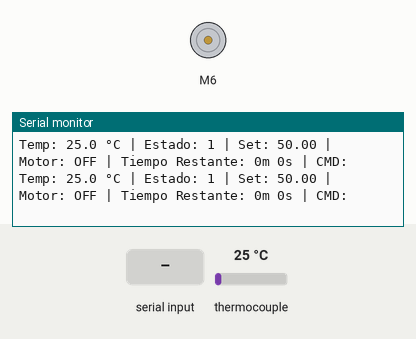
Recording of a sketch running on a simulated Arduino Uno, built with avr-gcc and run on an emulated ATmega328P. Parts: DC motor (green arrow = forward, orange = backward, longer = faster), the last lines printed to the serial monitor. Inputs (shaded band) come from the test bench; at power-on: thermocouple 25 °C.

Above: at 1.2 s.
1.3 s: thermocouple set to 6 °C
At 1.53 s:
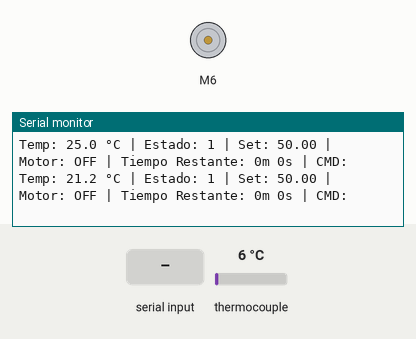
4.3 s: "RESET\n" received over Serial
At 4.68 s:
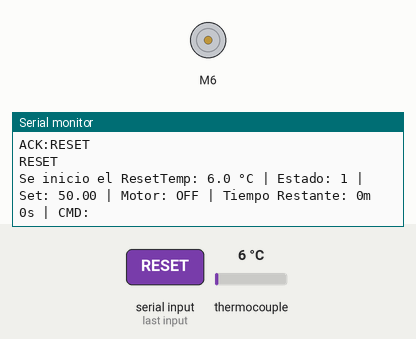
5.9 s: "0\n" received over Serial
7.5 s: thermocouple set to 75 °C
At 7.6 s:
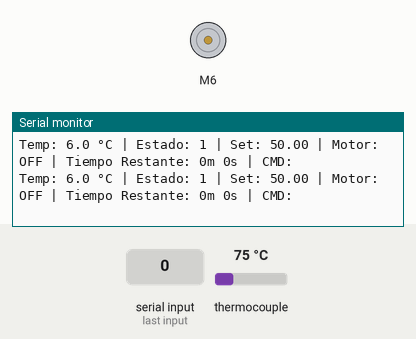
9.8 s: "OCHO_MIN\n" received over Serial
Timing chart, 0 to 12.4 s (numbered marks = the images above; inputs shaded):
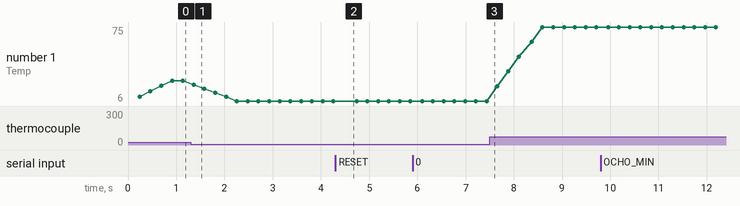

The sketch:

PID_RESET_WIP.ino
```cpp
//MISMO CÓDIGO, AGREGAMOS UN RESET PARA LA MÁQUINA DE ESTADOS, EL CUAL VIENE
//DESDE PYTHON
#include <PID_v1_bc.h>
#include <max6675.h>
#include "BTS7960.h"

// ---------------------- TERMOPAR + PID ----------------------
const int thermoDO  = 12;
const int thermoCS  = 10;
const int thermoCLK = 13;
const int ssrPin    = 9;

MAX6675 thermocouple(thermoCLK, thermoCS, thermoDO);

// PID
double setpoint = 50.0;
double input = 0.0;
double output = 0.0;

double kp = 4.0, ki = 0.5, kd = 0.2;
PID myPID(&input, &output, &setpoint, kp, ki, kd, DIRECT);

// ---------------------- FILTRO MOVIL ----------------------
const int numReadings = 5;
double readings[numReadings];
int readIndex = 0;
double total = 0.0;

// ---------------------- PWM SSR ----------------------
const unsigned long windowSize = 1000;
unsigned long windowStartTime;

// ---------------------- MOTOR ----------------------
const uint8_t EN    = 8;
const uint8_t L_PWM = 6;
const uint8_t R_PWM = 5;

BTS7960 motorController(EN, L_PWM, R_PWM);

unsigned long motorRunTime = 0; //tIEMPO TOTAL
unsigned long motorStartMillis = 0; //tIEMPO DE INICIO
unsigned long tiempoRestante = 0;   //TIEMPO CALCULADO
bool motorRunning = false;

String bufferSerial = "";
String cmd = "";
// ---------------------- ESTADOS ----------------------
enum Estado {
  RESET,
  PRECALENTAMIENTO,
  ENFRIANDO,
  ESPERANDO_CONFIRMACION,
  TUESTANDO,
  ERROR_TERMOPAR
};

Estado estadoActual = RESET;

// -----------------------------------------------------
//                    SETUP
// -----------------------------------------------------
void setup() {
  Serial.begin(9600);
  pinMode(ssrPin, OUTPUT);

  // Inicializar filtro
  for (int i = 0; i < numReadings; i++) {
    readings[i] = 0.0;
  }
  total = 0.0;

  myPID.SetOutputLimits(0, windowSize);
  myPID.SetMode(AUTOMATIC);
  myPID.Initialize();

  windowStartTime = millis();
  motorController.Enable();
}

// -----------------------------------------------------
//        LECTURA DEL TERMOPAR CON FILTRO
// -----------------------------------------------------
bool leerTermopar(double &temperatura) {
  double rawTemp = thermocouple.readCelsius();

  if (isnan(rawTemp) || rawTemp > 250 || rawTemp < -10) {
    return false;
  }

  total -= readings[readIndex];
  readings[readIndex] = rawTemp;
  total += rawTemp;

  readIndex = (readIndex + 1) % numReadings;
  temperatura = total / numReadings;

  return true;
}
  // ----------- LECTURA SERIAL  -----------

void leerSerial() {
  while (Serial.available() > 0 ){
    char c = Serial.read();

    //Serial.print("RX CHAR: [");
    //Serial.print(c);
    //Serial.println("]");

    if (c == '\n' || c == '\r'){
      //Serial.print("RX CHAR: [");
      //Serial.print(c);
      //Serial.println("]");
      bufferSerial.trim();
      procesarComando(bufferSerial);
      bufferSerial = "";
    } else {
      bufferSerial += c;
      }
  }
}

void procesarComando(String cmd){
  cmd.trim();
  cmd.toUpperCase();

  if (cmd == "RESET"){
    estadoActual = RESET;
    Serial.println("ACK:RESET");
  }
// TIEMPOS DEL MOTOR//
  if (estadoActual == PRECALENTAMIENTO ||
      estadoActual == ENFRIANDO ||
      estadoActual == ESPERANDO_CONFIRMACION){

      if (cmd == "0"){
        motorController.TurnLeft(0);
        motorRunning = false;
        motorRunTime = 0;
        Serial.println("ACK:MOTOR_DETENIDO");
        return;
      }
      if (cmd == "OCHO_MIN"){
        motorRunTime = 8UL *60000UL;
        Serial.println("ACK:MOTOR_8_MIN");
        return;
      }
      if (cmd == "DIEZ_MIN"){
        motorRunTime = 10UL *60000UL;
        Serial.println("ACK:MOTOR_10_MIN");
        return;
      }
      if (cmd == "DOCE_MIN"){
        motorRunTime = 12UL *60000UL;
        Serial.println("ACK:MOTOR_12_MIN");
        return;
      }
      }

  if (estadoActual == ESPERANDO_CONFIRMACION && cmd == "START"){
    //CHECAMOS QUE HAYA UN MODO DE TUESTE
    if (motorRunTime == 0){
      Serial.println("ERR:NO_MOTOR_TIME");
      return;
    }

    windowStartTime = millis();
    motorStartMillis = millis();
    motorRunning = true;
    estadoActual = TUESTANDO;

    Serial.println("ACK:START");
    return;
  }

   if (estadoActual == TUESTANDO &&
      (cmd == "OCHO" || cmd == "DIEZ" || cmd == "DOCE")) {
    Serial.println("ERR:MOTOR_TIME_LOCKED");
    return;
  }

  else if (cmd == "STOP"){
    estadoActual = ENFRIANDO;
    Serial.println("ACK:STOP");
  }
  Serial.println(cmd);
}

//          TIEMPOOO        //
void actualizarTiempoRestante(){
  if (motorRunning && motorRunTime > 0){
    unsigned long transcurrido = millis() - motorStartMillis;

    if (transcurrido >= motorRunTime) {
      tiempoRestante = 0;
    } else {
      tiempoRestante = motorRunTime - transcurrido;
    }
  } else {
    tiempoRestante = 0; //No hay seleecion del tiempo
  }
}

void printTime(){
  unsigned long seg = tiempoRestante / 1000;
  unsigned int min = seg / 60;
  unsigned int sec = seg % 60;

  Serial.print(" | Tiempo Restante: ");
  Serial.print(min);
  Serial.print("m ");
  Serial.print(sec);
  Serial.print("s");
}
// -----------------------------------------------------
//                    LOOP
// -----------------------------------------------------
void loop() {

  // ----------- TERMOPAR -----------
  double temp;
  if (!leerTermopar(temp)) {
    estadoActual = ERROR_TERMOPAR;
  } else {
    input = temp;
  }

  unsigned long now = millis();
  leerSerial();
  // ----------- MAQUINA DE ESTADOS -----------
  switch (estadoActual) {

    case RESET:
    Serial.print("Se inicio el Reset");
    output = 0; //paramos ACTUADOR
    motorController.TurnLeft(0);
    motorRunning = false; //deshabilitamos Motor
    motorRunTime = 0;
    motorStartMillis = 0;
    estadoActual = PRECALENTAMIENTO;


    break;

    case PRECALENTAMIENTO:
      setpoint = 50.0; //ESTABA EN 120
      myPID.Compute();

      if (input >= setpoint) {
        output = 0;
        Serial.println("Precalentamiento listo. Enfriando...");
        estadoActual = ENFRIANDO;
      }
      break;

    case ENFRIANDO:
      output = 0;
      if (input <= 40.0) { //ANTES EL VAOR ERA 70 PARA EL CAFE
        Serial.println("Temp ideal para carga. Envie 'T'");
        estadoActual = ESPERANDO_CONFIRMACION;
      }
      break;

    case ESPERANDO_CONFIRMACION:
      output = 0;
      Serial.println("Esperando Start...");
      // if (cmd == 'START') {
      //   setpoint = 50.0; //ESTABA 130
      //   windowStartTime = millis();
      //   motorStartMillis = millis();
      //   motorRunning = true;
      //   estadoActual = TUESTANDO;
      //   Serial.println("Iniciando tueste...");
      // }
      break;

    case TUESTANDO:
      if (millis() - windowStartTime >= 60000)  setpoint = 140.0;
      if (millis() - windowStartTime >= 120000) setpoint = 150.0;
      Serial.println("TUESTANDO EN PROCESO");
      myPID.Compute();
      break;

    case ERROR_TERMOPAR:
      digitalWrite(ssrPin, LOW);
      Serial.println("ERROR: Termopar no responde");
      while (true);
  }

  // ----------- PWM SSR -----------
  if (now - windowStartTime > windowSize) {
    windowStartTime += windowSize;
  }
  digitalWrite(ssrPin, (now - windowStartTime) < output);

  // ----------- MOTOR -----------
  if (motorRunning && motorRunTime > 0) {
    if (millis() - motorStartMillis >= motorRunTime) {
      motorController.TurnLeft(0);
      motorRunning = false;
      Serial.println("Motor detenido (tiempo cumplido)");
    } else {
      motorController.TurnLeft(22);
    }
  }

  // ----------- MONITOR SERIAL -----------
  Serial.print("Temp: ");
  Serial.print(input, 1);
  Serial.print(" °C | Estado: ");
  Serial.print(estadoActual);
  Serial.print(" | Set: ");
  Serial.print(setpoint);
  Serial.print(" | Motor: ");
  Serial.print(motorRunning ? "ON" : "OFF");
  actualizarTiempoRestante();
  printTime();
  Serial.print(" | CMD: ");
  Serial.println(cmd);
  delay(200);
}
```

Measured:
- after the input at 1.3 s, the serial monitor: prints a new line after 0.06 s (image 1)
- after the input at 4.3 s, the serial monitor: prints a new line after 0.18 s (image 2)
- plotted number 1: 25 → 6 after the input at 1.3 s, 6 → 75 after the input at 7.5 s
